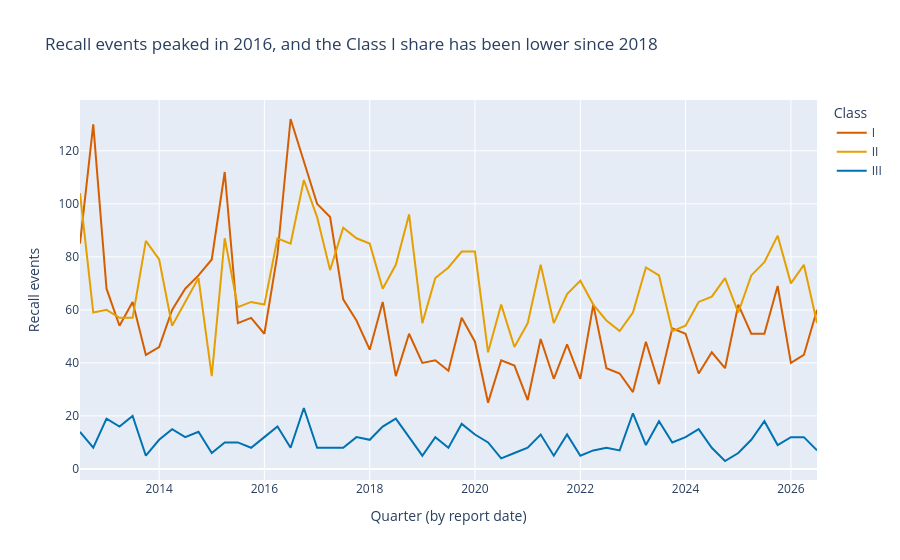

The cell this chart's notebook holds for it:
### Markdown cell above
## 3. Are recalls rising, and is the serious share changing?

### Code cell
first_full, last_full = pd.Period("2012Q3"), pd.Timestamp.today().to_period("Q") - 1
trend = (events.assign(quarter=events["report_date"].dt.to_period("Q"))
         .query("@first_full <= quarter <= @last_full")
         .groupby(["quarter", "classification"]).size().rename("events").reset_index())
trend["quarter"] = trend["quarter"].dt.to_timestamp()

fig1 = px.line(trend, x="quarter", y="events", color="classification",
               category_orders={"classification": CLASS_ORDER}, color_discrete_map=CLASS_COLOURS,
               labels={"quarter": "Quarter (by report date)", "events": "Recall events",
                       "classification": "Class"},
               title="Recall events peaked in 2016, and the Class I share has been lower since 2018")
fig1.show()
fig1.write_image(FIGURES / "1_trend.png", width=900, height=450, scale=2)

### Figure 1 — Plotly figure (JSON) as saved in the notebook; plotly's stock layout.template omitted (floating-point values rounded to 4 significant figures)
{"data": [{"hovertemplate": "Class=I<br>Quarter (by report date)=%{x}<br>Recall events=%{y}<extra></extra>", "legendgroup": "I", "line": {"color": "#D55E00", "dash": "solid"}, "marker": {"symbol": "circle"}, "mode": "lines", "name": "I", "orientation": "v", "showlegend": true, "type": "scatter", "x": ["2012-07-01T00:00:00", "2012-10-01T00:00:00", "2013-01-01T00:00:00", "2013-04-01T00:00:00", "2013-07-01T00:00:00", "2013-10-01T00:00:00", "2014-01-01T00:00:00", "2014-04-01T00:00:00", "2014-07-01T00:00:00", "2014-10-01T00:00:00", "2015-01-01T00:00:00", "2015-04-01T00:00:00", "2015-07-01T00:00:00", "2015-10-01T00:00:00", "2016-01-01T00:00:00", "2016-04-01T00:00:00", "2016-07-01T00:00:00", "2016-10-01T00:00:00", "2017-01-01T00:00:00", "2017-04-01T00:00:00", "2017-07-01T00:00:00", "2017-10-01T00:00:00", "2018-01-01T00:00:00", "2018-04-01T00:00:00", "2018-07-01T00:00:00", "2018-10-01T00:00:00", "2019-01-01T00:00:00", "2019-04-01T00:00:00", "2019-07-01T00:00:00", "2019-10-01T00:00:00", "2020-01-01T00:00:00", "2020-04-01T00:00:00", "2020-07-01T00:00:00", "2020-10-01T00:00:00", "2021-01-01T00:00:00", "2021-04-01T00:00:00", "2021-07-01T00:00:00", "2021-10-01T00:00:00", "2022-01-01T00:00:00", "2022-04-01T00:00:00", "2022-07-01T00:00:00", "2022-10-01T00:00:00", "2023-01-01T00:00:00", "2023-04-01T00:00:00", "2023-07-01T00:00:00", "2023-10-01T00:00:00", "2024-01-01T00:00:00", "2024-04-01T00:00:00", "2024-07-01T00:00:00", "2024-10-01T00:00:00", "2025-01-01T00:00:00", "2025-04-01T00:00:00", "2025-07-01T00:00:00", "2025-10-01T00:00:00", "2026-01-01T00:00:00", "2026-04-01T00:00:00", "2026-07-01T00:00:00"], "xaxis": "x", "y": [85, 130, 68, 54, 63, 43, 46, 60, 68, 73, 79, 112, 55, 57, 51, 81, 132, 116, 100, 95, 64, 56, 45, 63, 35, 51, 40, 41, 37, 57, 48, 25, 41, 39, 26, 49, 34, 47, 34, 62, 38, 36, 29, 48, 32, 53, 51, 36, 44, 38, 62, 51, 51, 69, 40, 43, 60], "yaxis": "y"}, {"hovertemplate": "Class=II<br>Quarter (by report date)=%{x}<br>Recall events=%{y}<extra></extra>", "legendgroup": "II", "line": {"color": "#E69F00", "dash": "solid"}, "marker": {"symbol": "circle"}, "mode": "lines", "name": "II", "orientation": "v", "showlegend": true, "type": "scatter", "x": ["2012-07-01T00:00:00", "2012-10-01T00:00:00", "2013-01-01T00:00:00", "2013-04-01T00:00:00", "2013-07-01T00:00:00", "2013-10-01T00:00:00", "2014-01-01T00:00:00", "2014-04-01T00:00:00", "2014-07-01T00:00:00", "2014-10-01T00:00:00", "2015-01-01T00:00:00", "2015-04-01T00:00:00", "2015-07-01T00:00:00", "2015-10-01T00:00:00", "2016-01-01T00:00:00", "2016-04-01T00:00:00", "2016-07-01T00:00:00", "2016-10-01T00:00:00", "2017-01-01T00:00:00", "2017-04-01T00:00:00", "2017-07-01T00:00:00", "2017-10-01T00:00:00", "2018-01-01T00:00:00", "2018-04-01T00:00:00", "2018-07-01T00:00:00", "2018-10-01T00:00:00", "2019-01-01T00:00:00", "2019-04-01T00:00:00", "2019-07-01T00:00:00", "2019-10-01T00:00:00", "2020-01-01T00:00:00", "2020-04-01T00:00:00", "2020-07-01T00:00:00", "2020-10-01T00:00:00", "2021-01-01T00:00:00", "2021-04-01T00:00:00", "2021-07-01T00:00:00", "2021-10-01T00:00:00", "2022-01-01T00:00:00", "2022-04-01T00:00:00", "2022-07-01T00:00:00", "2022-10-01T00:00:00", "2023-01-01T00:00:00", "2023-04-01T00:00:00", "2023-07-01T00:00:00", "2023-10-01T00:00:00", "2024-01-01T00:00:00", "2024-04-01T00:00:00", "2024-07-01T00:00:00", "2024-10-01T00:00:00", "2025-01-01T00:00:00", "2025-04-01T00:00:00", "2025-07-01T00:00:00", "2025-10-01T00:00:00", "2026-01-01T00:00:00", "2026-04-01T00:00:00", "2026-07-01T00:00:00"], "xaxis": "x", "y": [104, 59, 60, 57, 57, 86, 79, 54, 63, 72, 35, 87, 61, 63, 62, 87, 85, 109, 95, 75, 91, 87, 85, 68, 77, 96, 55, 72, 76, 82, 82, 44, 62, 46, 55, 77, 55, 66, 71, 62, 56, 52, 59, 76, 73, 52, 54, 63, 65, 72, 59, 73, 78, 88, 70, 77, 55], "yaxis": "y"}, {"hovertemplate": "Class=III<br>Quarter (by report date)=%{x}<br>Recall events=%{y}<extra></extra>", "legendgroup": "III", "line": {"color": "#0072B2", "dash": "solid"}, "marker": {"symbol": "circle"}, "mode": "lines", "name": "III", "orientation": "v", "showlegend": true, "type": "scatter", "x": ["2012-07-01T00:00:00", "2012-10-01T00:00:00", "2013-01-01T00:00:00", "2013-04-01T00:00:00", "2013-07-01T00:00:00", "2013-10-01T00:00:00", "2014-01-01T00:00:00", "2014-04-01T00:00:00", "2014-07-01T00:00:00", "2014-10-01T00:00:00", "2015-01-01T00:00:00", "2015-04-01T00:00:00", "2015-07-01T00:00:00", "2015-10-01T00:00:00", "2016-01-01T00:00:00", "2016-04-01T00:00:00", "2016-07-01T00:00:00", "2016-10-01T00:00:00", "2017-01-01T00:00:00", "2017-04-01T00:00:00", "2017-07-01T00:00:00", "2017-10-01T00:00:00", "2018-01-01T00:00:00", "2018-04-01T00:00:00", "2018-07-01T00:00:00", "2018-10-01T00:00:00", "2019-01-01T00:00:00", "2019-04-01T00:00:00", "2019-07-01T00:00:00", "2019-10-01T00:00:00", "2020-01-01T00:00:00", "2020-04-01T00:00:00", "2020-07-01T00:00:00", "2020-10-01T00:00:00", "2021-01-01T00:00:00", "2021-04-01T00:00:00", "2021-07-01T00:00:00", "2021-10-01T00:00:00", "2022-01-01T00:00:00", "2022-04-01T00:00:00", "2022-07-01T00:00:00", "2022-10-01T00:00:00", "2023-01-01T00:00:00", "2023-04-01T00:00:00", "2023-07-01T00:00:00", "2023-10-01T00:00:00", "2024-01-01T00:00:00", "2024-04-01T00:00:00", "2024-07-01T00:00:00", "2024-10-01T00:00:00", "2025-01-01T00:00:00", "2025-04-01T00:00:00", "2025-07-01T00:00:00", "2025-10-01T00:00:00", "2026-01-01T00:00:00", "2026-04-01T00:00:00", "2026-07-01T00:00:00"], "xaxis": "x", "y": [14, 8, 19, 16, 20, 5, 11, 15, 12, 14, 6, 10, 10, 8, 12, 16, 8, 23, 8, 8, 8, 12, 11, 16, 19, 12, 5, 12, 8, 17, 13, 10, 4, 6, 8, 13, 5, 13, 5, 7, 8, 7, 21, 9, 18, 10, 12, 15, 8, 3, 6, 11, 18, 9, 12, 12, 7], "yaxis": "y"}], "layout": {"legend": {"title": {"text": "Class"}, "tracegroupgap": 0}, "title": {"text": "Recall events peaked in 2016, and the Class I share has been lower since 2018"}, "xaxis": {"anchor": "y", "domain": [0, 1], "title": {"text": "Quarter (by report date)"}}, "yaxis": {"anchor": "x", "domain": [0, 1], "title": {"text": "Recall events"}}}}
